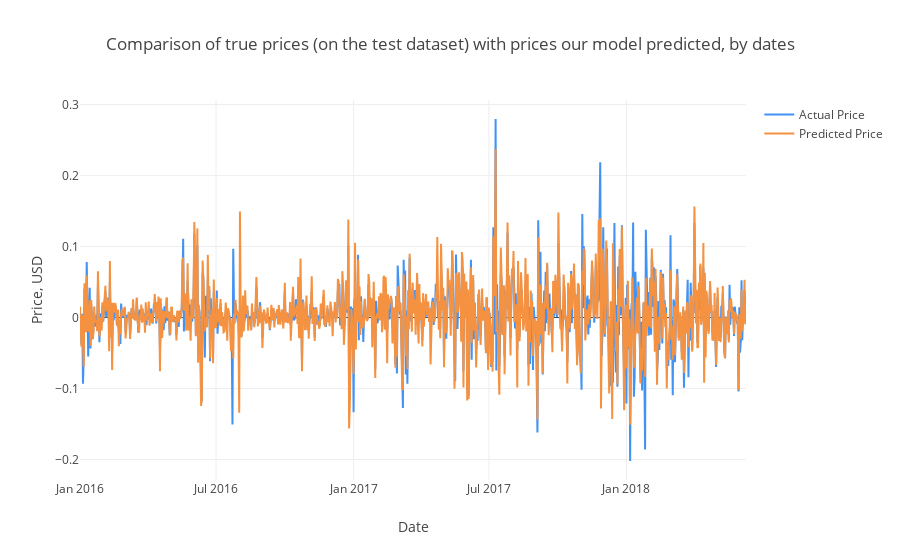

The notebook cell saved with this chart:
### Code cell
# Ahora se extrae con el formato de fechas y se traza 
Test_Dates =df_train_x['total_number_btc'].index

trace1 = go.Scatter(x=Test_Dates, y=actual_returns[0], name= 'Actual Price',
                   line = dict(color = ('rgb(66, 146, 244)'),width = 2))
trace2 = go.Scatter(x=Test_Dates, y=predicted_returns[0], name= 'Predicted Price',
                   line = dict(color = ('rgb(244, 146, 65)'),width = 2))
data = [trace1, trace2]
layout = dict(title = 'Comparison of true prices (on the test dataset) with prices our model predicted, by dates',
             xaxis = dict(title = 'Date'), yaxis = dict(title = 'Price, USD'))
fig = dict(data=data, layout=layout)
py.iplot(fig, filename='results_demonstrating1')

### Figure 1 — Plotly figure (JSON) as saved in the notebook; plotly's stock layout.template omitted (floating-point values rounded to 4 significant figures; data arrays with more than 128 entries replaced by an {"elided": "..."} marker saying what was removed)
{"data": [{"line": {"color": "rgb(66, 146, 244)", "width": 2}, "name": "Actual Price", "type": "scatter", "x": {"elided": "904 str values"}, "y": {"elided": "892 float values"}}, {"line": {"color": "rgb(244, 146, 65)", "width": 2}, "name": "Predicted Price", "type": "scatter", "x": {"elided": "904 str values"}, "y": {"elided": "892 float values"}}], "layout": {"title": "Comparison of true prices (on the test dataset) with prices our model predicted, by dates", "xaxis": {"title": "Date"}, "yaxis": {"title": "Price, USD"}}}
